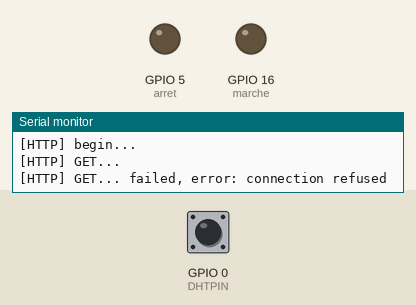
A sketch run on a simulated ESP8266 (NodeMCU). On the bench: output pins drawn as LEDs (lit = HIGH), the last lines printed to the serial monitor. The inputs (shaded band) are chosen by the test bench; at power-on: GPIO 0 (DHTPIN) HIGH. WiFi joins after 1.5 s; servers stay silent unless stated.

Above: at 8.2 s.
8.3 s: GPIO 0 (DHTPIN) pulled LOW for 3.2 s
At 20.1 s:
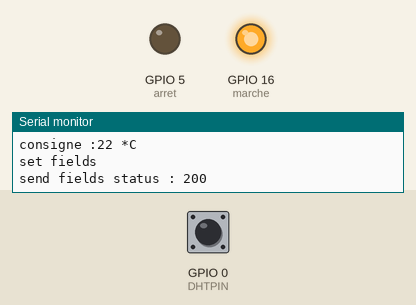
Timing chart, 0 to 21.2 s (numbered marks = the images above; inputs shaded):
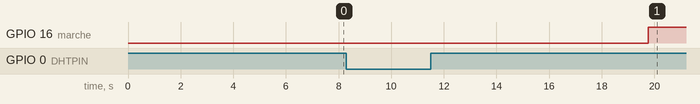

Measured:
- after the input at 8.3 s, GPIO 16 (marche): LOW → HIGH after 11.5 s instead of 1.2 s

The sketch:

DHT11_consigne_web.ino
```cpp
/*
 * *************************
 * Capteur : DHT11
 *
 * Les broches sont numérotées de la gauche vers la droite lorsque l'on regarde le capteur de face
 *
 * Broche n°1 connectée au +3.3V
 * Broche n°2 (data) connectée à la broche 'D3' du NodeMcu (Pin 2 pour l'arduino) avec une résistance de 10 K reliée au +3.3v
 * Broche n°3 non connectée
 * Broche n°4 connectée à la masse (GND)
 *
 *
 *  lecture de la consigne dans un fichier temp.cfg placé dans /var/www/html
 *  avec la syntaxe suivante "Consigne : 23 °C"
 *  Modifier SSID PASSWORD IP et DATA THINGSPEAK
 */

// Déclaration des librairies
#include <DHT.h>
#include <DHT_U.h>
#include "ThingSpeak.h"
#include <ESP8266WiFi.h>

#include <Arduino.h>
//#include <ESP8266WiFiMulti.h>
#include <ESP8266HTTPClient.h>

// Préparation du capteur DHT
#define DHTPIN 0                      // broche sur laquelle est raccordée la data du capteur (la broche 'D4' du NodeMcu correspond à la broche 2 de l'arduino)
#define DHTTYPE DHT11                 // précise la référence du capteur DHT (DHT11 ou DHT21 ou DHT22)
DHT dht(DHTPIN, DHTTYPE);             // Initialisation du capteur DHT

// Préparation communication
char ssid[] = "VCL_link";    //  your network SSID (name)
char pass[] = "F686EDECB6";   // your network password
int status = WL_IDLE_STATUS;
WiFiClient  client;
//ESP8266WiFiMulti WiFiMulti;

// Data ThingSpeak
unsigned long myChannelNumber = 178845;
const char * myWriteAPIKey = "ZWCTYCQKRQS8C51R";

// définition des broches pour les leds rouge et vert
int marche = 16;
int arret = 5;

// définition des variables utilisées
int consigne = 22;

// fonction de démarrage
void setup() {
  // Démarrage du bus série
  Serial.begin(115200);               // vitesse
  for(uint8_t t = 4; t > 0; t--) {
    Serial.printf("[SETUP] WAIT %d...\n", t);
    Serial.flush();
    delay(1000);
  }
  Serial.println();
  Serial.println("Bonjour");          // écriture d'un petit message...
  Serial.println("DHT11 et afficheur");

  // Démarrage du capteur DHT11
  dht.begin();

  //Démarrage service
  WiFi.begin(ssid, pass);
  ThingSpeak.begin(client);

  pinMode(arret, OUTPUT);
  pinMode(marche, OUTPUT);

}

// boucle infinie
void loop() {
  HTTPClient http;

  Serial.print("[HTTP] begin...\n");
        // configure traged server and url
  http.begin("http://192.168.0.16/temp.cfg"); //HTTP mettre la bonne adresse IP

  Serial.print("[HTTP] GET...\n");
        // start connection and send HTTP header
  int httpCode = http.GET();

  // httpCode will be negative on error
  if(httpCode > 0) {
    // HTTP header has been send and Server response header has been handled
    Serial.printf("[HTTP] GET... code: %d\n", httpCode);

    // file found at server
    if(httpCode == HTTP_CODE_OK) {
      String payload = http.getString();
//      Serial.println(payload);
//      Serial.println("====================================");
      int debut = payload.lastIndexOf(":");
      String lecture = payload.substring(debut+2,debut+4);
      consigne = lecture.toInt();
      Serial.print("Consigne du fichier : ");
      Serial.println(consigne);
    }
  } else {
    Serial.printf("[HTTP] GET... failed, error: %s\n", http.errorToString(httpCode).c_str());
  }
  http.end();

  delay(5000);                        // attendre 5 seconde

  float t_read = dht.readTemperature();    // mesurer la température (en ° Celsius)
  float h_read = dht.readHumidity();
  int t = int(t_read);
  int h = int(h_read);
  if(t > 100) t = 1000;     // pour éviter les erreurs de lecture
  // si la valeur est erronée, "t" es mis à une valeur arbitraire afin de pouvoir la testée
  // test si des valeurs ont été récupérées ou si t etait erronée
  if (isnan(t) || t == 1000) {         // si non
    Serial.println("Failed to read from DHT sensor!");    // affiche un message d'erreur
    return;                           // quitte pour retenter une lecture
  }
  if(t >= consigne){ // gestion des leds de simulation de commande
    digitalWrite(arret, HIGH);
    digitalWrite(marche, LOW);
  }
  else {
    digitalWrite(arret, LOW);
    digitalWrite(marche, HIGH);
  }

  // affichage des valeurs dans le bus série
  Serial.print("Temperature : ");
  Serial.print(t);
  Serial.print(" *C\t");
  Serial.print("Humidity : ");
  Serial.print(h);
  Serial.println(" %");
  Serial.print("consigne :");
  Serial.print(consigne);
  Serial.println(" *C");

// préparation du json pour l'envoie
  ThingSpeak.setField(1,t);
  ThingSpeak.setField(2,h);
  Serial.println("set fields");


  // Write the fields that you've set all at once.
  int httpcode = ThingSpeak.writeFields(myChannelNumber, myWriteAPIKey);  //la fonction renvoie le status de la com
  Serial.print("send fields status : ");
  Serial.println(httpcode);


  delay(10000); // ThingSpeak will only accept updates every 15 seconds.

}
```
